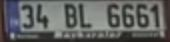
#> input picture datasets/dataset2/8.JPG, 170 x 42 px, found by its file name
$ python HighResContour.py
#> lines starting #> are read from the running program, lines starting #| are printed output that depends on the picture; after the words box and inside, x2 and y2 are one past the last pixel; in counts of white or black regions, pixels touching at a corner belong together
import numpy as np
import cv2
import matplotlib.pyplot as plt

image = cv2.imread('dataset2/8.jpg')
#> image is the input picture: shape (42, 170, 3); mean B, G, R 97.4, 98.7, 97.1
original = image.copy()

gray = cv2.cvtColor(image, cv2.COLOR_BGR2GRAY)
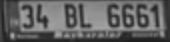
#> gray: shape (42, 170); min 31, max 169, mean 98.1

blur = cv2.GaussianBlur(gray, (3, 3), 0)
thresh, im_bw = cv2.threshold(blur, np.mean(blur), np.max(blur), cv2.THRESH_BINARY)
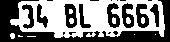
#> im_bw: shape (42, 170); values 0 (black) and 161 (white), 50.4% white; 19 black regions (10 under 20 px), largest, box (x1, y1, x2, y2) and area: (0, 0, 170, 42) 2201, (64, 4, 77, 28) 202, (107, 3, 120, 28) 195
#> thresh = 98
canny = cv2.Canny(im_bw, 150, 255, 1)
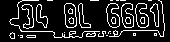
#> canny: shape (42, 170); 14.8% white in thin lines or dots, all inside (x1, y1, x2, y2) = (9, 0, 165, 39)

plt.figure(figsize=(12, 10))
plt.imshow(blur, cmap='gray')
plt.show()

plt.figure(figsize=(12, 10))
plt.imshow(canny, cmap='gray')
plt.show()

plt.figure(figsize=(12, 10))
plt.imshow(im_bw, cmap='gray')
plt.show()


cnts = cv2.findContours(canny, cv2.RETR_EXTERNAL, cv2.CHAIN_APPROX_SIMPLE)
#> cnts = 27 contours, 17 with area under 20; largest, box (x1, y1, x2, y2) and area: (64, 3, 77, 28) 246, (106, 3, 120, 28) 221, (135, 3, 149, 28) 220, (121, 3, 134, 28) 216, (21, 4, 34, 29) 142
cnts = cnts[0] if len(cnts) == 2 else cnts[1]

cnts_index = np.argsort([cv2.boundingRect(i)[0] for i in cnts])
#> cnts_index = 27 values, max 26 at index 1, min 0 at index 13, mean 13

min_area = 100
image_number = 0
for c in cnts_index:
    area = cv2.contourArea(cnts[c])

    if area > min_area:
        x,y,w,h = cv2.boundingRect(cnts[c])
        cv2.rectangle(gray, (x, y), (x + w, y + h), (36,255,12), 2)
        ROI = original[y:y+h, x:x+w]


        cv2.imwrite(f"ROI_{image_number}.png", ROI)
        image_number += 1
#> this loop made 27 passes
#> (c, area, x, y, w, h) on passes 5, 7, 10, 11, 15, 22, 24, 26: (12, 142, 21, 4, 13, 25), (11, 127.5, 36, 4, 12, 24), (18, 246.5, 64, 3, 13, 25), (17, 112.5, 78, 3, 13, 25), (16, 221, 106, 3, 14, 25), (15, 216.5, 121, 3, 13, 25), (14, 220.5, 135, 3, 14, 25), (13, 103.5, 150, 3, 9, 24)
#> (c, area) on passes 1 to 2: (8, 21.5), (26, 49)
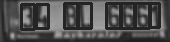
#> gray: shape (42, 170); min 31, max 169, mean 79
#> after the loop, image_number = 8

plt.figure(figsize=(12, 10))
plt.imshow(gray, cmap='gray')
plt.show()

$ run again, with datasets/dataset2/3.jpg copied over datasets/dataset2/8.JPG
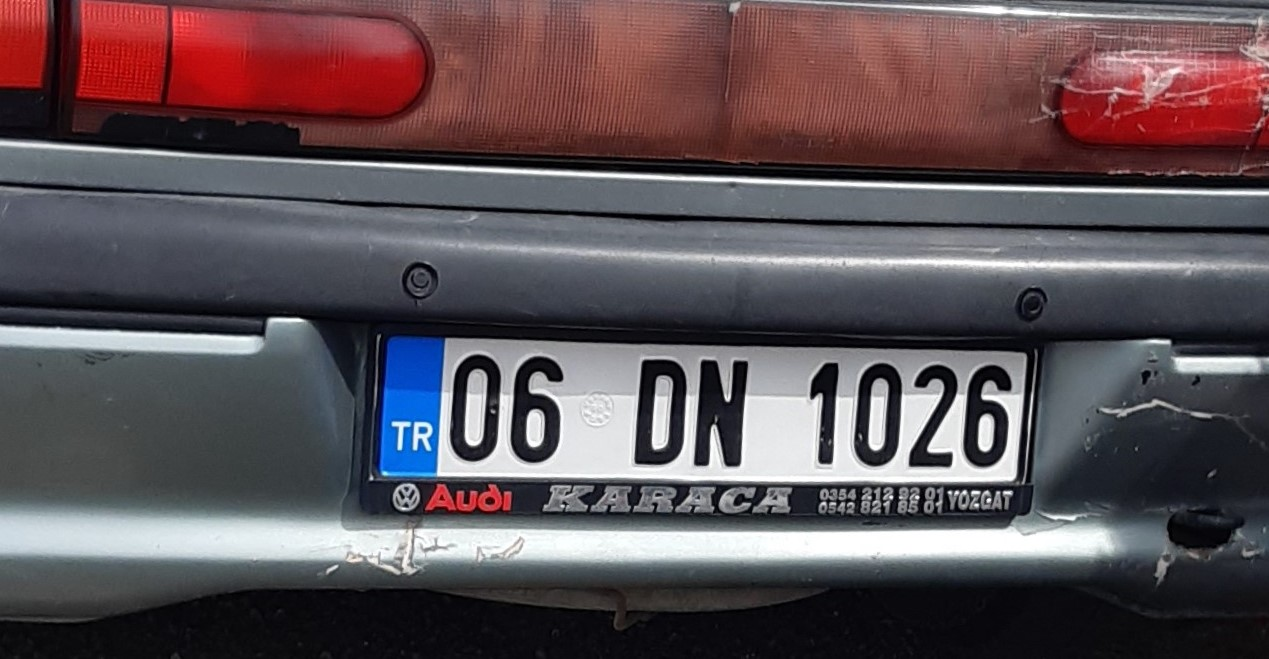
#> input picture datasets/dataset2/3.jpg, 1269 x 659 px, found by its file name
#> image is the input picture: shape (659, 1269, 3); mean B, G, R 86.7, 81.7, 94.3
#> `thresh, im_bw = cv2.threshold(blur, np.mean(blur), np.max(blur), cv2.T..`:
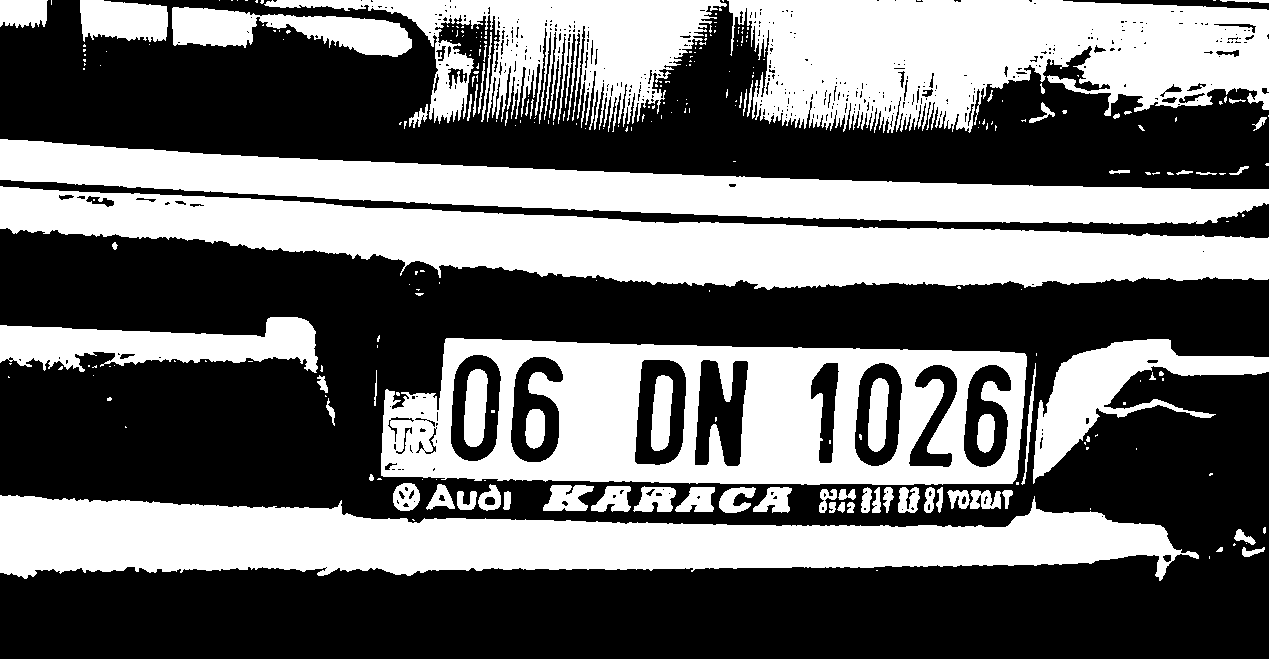
#> im_bw: shape (659, 1269); 42.5% white; 279 white regions (203 under 20 px), largest, box (x1, y1, x2, y2) and area: (0, 186, 1269, 290) 65732, (0, 495, 1199, 581) 61260, (381, 338, 1027, 485) 56335
#> thresh = 86
#> canny: shape (659, 1269); 3.8% white in thin lines or dots, all inside (x1, y1, x2, y2) = (0, 0, 1269, 581)
#> cnts = 1694 contours, 1656 with area under 20; largest, box (x1, y1, x2, y2) and area: (634, 359, 686, 465) 4615, (450, 354, 501, 461) 4426, (854, 362, 902, 466) 3965, (510, 356, 563, 462) 3834, (694, 359, 748, 466) 3796
#> cnts_index = 1694 values, max 1693 at index 22, min 0 at index 82, mean 846.5
#> the loop `for c in cnts_index:` made 1694 passes
#> (area, x, y, w, h) on passes 159, 220, 284, 296, 451, 468, 854, 858: (620, 392, 482, 28, 29), (398, 426, 483, 29, 27), (4426.5, 450, 354, 51, 107), (257.5, 456, 490, 21, 20), (119, 503, 491, 8, 19), (3833.5, 510, 356, 53, 106), (803, 633, 486, 43, 26), (4615, 634, 359, 52, 106)
#> after the loop `for c in cnts_index:`:
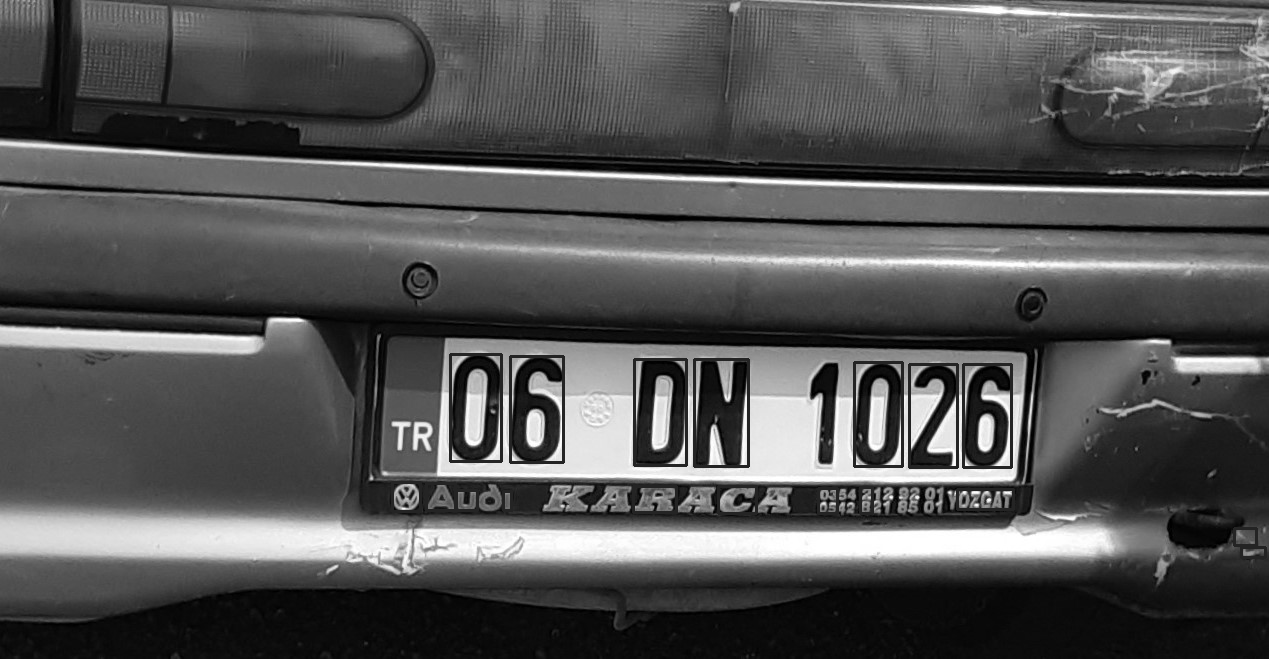
#> gray: shape (659, 1269); min 0, max 255, mean 84.8
#> after the loop `for c in cnts_index:`: image_number = 18
